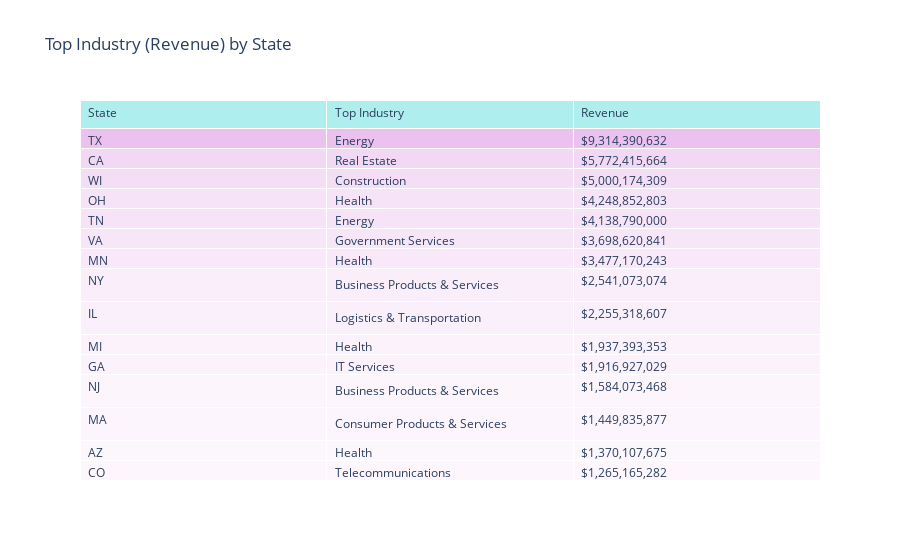

Source (notebook cell):
### Code cell
create_color_table(top_industry_data)

### Figure 1 — Plotly figure (JSON) as saved in the notebook; plotly's stock layout.template omitted (floating-point values rounded to 4 significant figures; data arrays with more than 128 entries replaced by an {"elided": "..."} marker saying what was removed)
{"data": [{"cells": {"align": "left", "fill": {"color": {"elided": "3x51 str values"}}, "values": {"elided": "3x51 str values"}}, "header": {"align": "left", "fill": {"color": "paleturquoise"}, "values": ["State", "Top Industry", "Revenue"]}, "type": "table"}], "layout": {"title": {"text": "Top Industry (Revenue) by State"}}}
